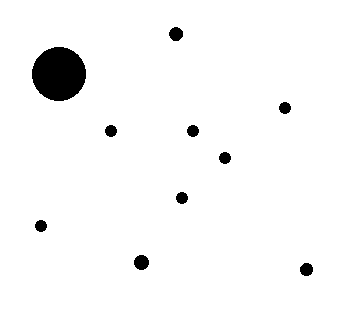
//> input picture 维诺图算法/Project/1234.png, 344 x 317 px
$ ./源   (built with g++ and OpenCV 4)
//> lines starting //> are read from the running program, lines starting //| are printed output that depends on the picture; after the words box and inside, x2 and y2 are one past the last pixel; in counts of white or black regions, pixels touching at a corner belong together

#include <opencv2/opencv.hpp>
#include <iostream>

using namespace std;
using namespace cv;

int wjy_array[] = { 0, 0, 1, 1, 0, 0, 1, 1, 1, 1, 0, 1, 1, 1, 0, 1,
1, 1, 0, 0, 1, 1, 1, 1, 0, 0, 0, 0, 0, 0, 0, 1,
0, 0, 1, 1, 0, 0, 1, 1, 1, 1, 0, 1, 1, 1, 0, 1,
1, 1, 0, 0, 1, 1, 1, 1, 0, 0, 0, 0, 0, 0, 0, 1,
1, 1, 0, 0, 1, 1, 0, 0, 0, 0, 0, 0, 0, 0, 0, 0,
0, 0, 0, 0, 0, 0, 0, 0, 0, 0, 0, 0, 0, 0, 0, 0,
1, 1, 0, 0, 1, 1, 0, 0, 1, 1, 0, 1, 1, 1, 0, 1,
0, 0, 0, 0, 0, 0, 0, 0, 0, 0, 0, 0, 0, 0, 0, 0,
0, 0, 1, 1, 0, 0, 1, 1, 1, 1, 0, 1, 1, 1, 0, 1,
1, 1, 0, 0, 1, 1, 1, 1, 0, 0, 0, 0, 0, 0, 0, 1,
0, 0, 1, 1, 0, 0, 1, 1, 1, 1, 0, 1, 1, 1, 0, 1,
1, 1, 0, 0, 1, 1, 1, 1, 0, 0, 0, 0, 0, 0, 0, 0,
1, 1, 0, 0, 1, 1, 0, 0, 0, 0, 0, 0, 0, 0, 0, 0,
1, 1, 0, 0, 1, 1, 1, 1, 0, 0, 0, 0, 0, 0, 0, 0,
1, 1, 0, 0, 1, 1, 0, 0, 1, 1, 0, 1, 1, 1, 0, 0,
1, 1, 0, 0, 1, 1, 1, 0, 1, 1, 0, 0, 1, 0, 0, 0 };
//---本程序用的是这个表格
uchar lut[] = { 200, 206, 220, 204, 0, 207, 0, 204, 0, 207, 221, 51, 1, 207, 221, 51,
0, 0, 221, 204, 0, 0, 0, 204, 1, 207, 221, 51, 1, 207, 221, 51 };


/*
图像边界为4
目标边界为1(测试使用255)		--->> 意思是作为检测的边界，这个边界是不断变化的
背景为2
目标为0
确定目标边界3					--->> 意思是边界1经过涨水、查表确定的最终边界
*/
void FindRidge(InputArray& _src, Mat& mask, vector<Point> Edge_Point, uchar thred = 5);
vector<Point> FindEdge(Mat& src, Mat& mask);//直接用掩膜去制作
											//vector<Point> FindEdge(InputArray& _src, Mat& mask);//利用原图去制作，此方法不能修补图像
int FillBlock(InputArray& _src, vector<Point>& Edge_Point, Mat& mask, int level, Point center);
void FloorEdge(InputArray& _src, vector<Point>& Edge_Point, Mat& mask, int level);
bool CheckData(Mat& mask, Point center);
int main(int argc, char**argv)
{
	Mat inputImage = imread("1234.png", 0);
//> inputImage: 317 rows x 344 cols, CV_8UC1; 96.9% white; 10 black regions, largest, box (x1, y1, x2, y2) and area: (32, 47, 86, 101) 2280, (134, 255, 149, 270) 177, (169, 27, 183, 41) 152
	//---为写入参数做准备
	threshold(inputImage, inputImage, 0, 255, THRESH_BINARY | THRESH_OTSU);
	//---调用函数
	vector<Point> Edge_Point;
	Mat mask;
	FindRidge(inputImage, mask, Edge_Point);
	for (size_t i = 0; i < mask.rows - 1; i++)
	{
		uchar* msk = mask.ptr(i);
		uchar* img = inputImage.ptr(i);
		for (size_t j = 0; j < mask.cols - 1; j++)
		{
			if (msk[j] == 128) img[j] = 0;
		}
	}
	return 0;
}
//----寻找山脊线函数
//----@_src	：	二值图
//----@_mask:	无要求，改进之后直接在内部进行操作
//----@thred:	距离变换之后的阈值，找山脊线-->>(0-10),修补图像(大于10)
void FindRidge(InputArray& _src, Mat& mask, vector<Point> Edge_Point, uchar thred)
{
//> called with thred = 5
	Mat src = _src.getMat();// , mask = _mask.getMat();

							//---制作掩膜，边界为4，背景为2，目标为0
	mask = src.clone();
	bitwise_not(mask, mask);
	distanceTransform(mask, mask, DIST_L2, DIST_MASK_3, 5);
//> mask: 317 rows x 344 cols, CV_32FC1
	normalize(mask, mask, 0, 255, NORM_MINMAX);
//> mask: 317 rows x 344 cols, CV_32FC1; min 0, max 255, mean 2.1
	mask.convertTo(mask, CV_8UC1);
//> mask: 317 rows x 344 cols, CV_8UC1
	threshold(mask, mask, thred, 255, THRESH_BINARY_INV);
	Mat temp = mask.clone();

	//---接着上面还没制作完成的mask继续制作
	bitwise_not(mask, mask);
	mask = mask - 253;//背景初始化为2
//> mask: 317 rows x 344 cols, CV_8UC1; values 0 (black) and 2 (white), 3.1% white; 10 white regions
	Mat rows = Mat::ones(Size(src.cols, 1), CV_8UC1), cols = Mat::zeros(Size(1, src.rows), CV_8UC1);
//> rows = 344 values from 1 to 1; cols = 317 values from 0 to 0
	rows.setTo(4); cols.setTo(4);//边界初始化为4
//> after `rows.setTo(4)`: rows = 344 values from 4 to 4
//> after `cols.setTo(4)`: cols = 317 values from 4 to 4
	Mat src_rows_beg = mask.row(0), src_cols_beg = mask.col(0);
//> src_rows_beg = 344 values from 0 to 0; src_cols_beg = 317 values from 0 to 0
	Mat src_rows_end = mask.row(src.rows - 1), src_cols_end = mask.col(src.cols - 1);
//> src_rows_end = 344 values from 0 to 0; src_cols_end = 317 values from 0 to 0
	rows.copyTo(src_rows_beg); rows.copyTo(src_rows_end);
//> after `rows.copyTo(src_rows_beg)`: mask: 317 rows x 344 cols, CV_8UC1; min 0, max 4, mean 0.0753
//> after `rows.copyTo(src_rows_beg)`: src_rows_beg = 344 values from 4 to 4
//> after `rows.copyTo(src_rows_end)`: mask: 317 rows x 344 cols, CV_8UC1; min 0, max 4, mean 0.0879
//> after `rows.copyTo(src_rows_end)`: src_rows_end = 344 values from 4 to 4
	cols.copyTo(src_cols_beg); cols.copyTo(src_cols_end);
//> after `cols.copyTo(src_cols_beg)`: mask: 317 rows x 344 cols, CV_8UC1; min 0, max 4, mean 0.0994
//> after `cols.copyTo(src_cols_beg)`: src_cols_beg = 317 values from 4 to 4
//> after `cols.copyTo(src_cols_end)`:
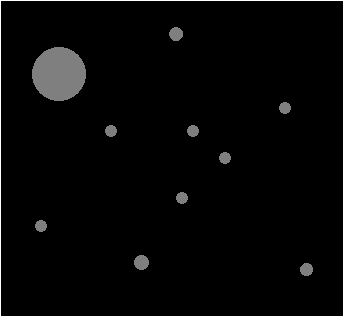
//> mask: 317 rows x 344 cols, CV_8UC1; min 0, max 4, mean 0.111; drawn with min black and max white
//> after `cols.copyTo(src_cols_end)`: src_cols_end = 317 values from 4 to 4

	//---查找目标边界，并且掩膜边界初始化为1
	Edge_Point = FindEdge(temp, mask);
//> in FindEdge, `findContours(src, contours, hierarchy, RETR_TREE, CHAIN_APPROX_NONE, P..`: contours = 10 contours; largest, box (x1, y1, x2, y2) and area: (31, 46, 85, 100) 2204, (133, 254, 148, 269) 156, (168, 26, 182, 40) 133, (299, 262, 312, 275) 116, (34, 219, 46, 231) 95
//> the loop in FindEdge, `for (size_t i = 0; i < contours.size(); i++)` made 10 passes
//> after the loop in FindEdge, `for (size_t i = 0; i < contours.size(); i++)`:
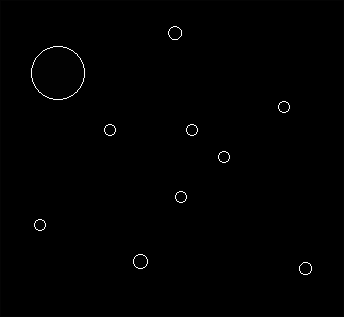
//> mask: 317 rows x 344 cols, CV_8UC1; 0.42% of pixels changed, all inside (x1, y1, x2, y2) = (31, 26, 312, 275)
//> after the loop in FindEdge, `for (size_t i = 0; i < contours.size(); i++)`: wjy_Point = 454 Points (x, y), first 12: [303, 262], [302, 263], [301, 264], [300, 265], [299, 266], [299, 267], [299, 268], [299, 269], [299, 270], [300, 271], [300, 272], [301, 273]
//> Edge_Point has the same summary as wjy_Point in FindEdge
	//---findcontours查找会有漏的,这里修补mask
	bool TF = true;
	while (TF)
	{
		TF = false;
		for (size_t i = 0; i < mask.rows - 1; i++)
		{
			uchar* msk_up = mask.ptr(i - 1);
			uchar* msk = mask.ptr(i);
			uchar* msk_dw = mask.ptr(i + 1);
			for (size_t j = 0; j < mask.cols - 1; j++)
			{
				uchar _temp_data = msk[j];
				msk[j] = msk[j] == 0 && (msk_up[j] == 255 || msk_up[j] == 2)
					&& (msk_dw[j] == 255 || msk_dw[j] == 2)
					&& (msk[j - 1] == 255 || msk[j - 1] == 2)
					&& (msk[j + 1] == 255 || msk[j + 1] == 2) ? 2 : msk[j];
				msk[j] = msk[j] == 2 && (msk_up[j] == 0 || msk_dw[j] == 0 || msk[j - 1] == 0 || msk[j + 1] == 0) ? 0 : msk[j];
				TF = _temp_data != msk[j] ? true : TF;//判断是否还有错误的边界
			}
		}
	}
//> this loop made 3 passes
//> mask: 317 rows x 344 cols, CV_8UC1; 0.26% of pixels changed, all inside (x1, y1, x2, y2) = (32, 27, 313, 276)
//> after the loop, TF = false

	//---距离变换之后归一化到0-255的uchar格式
	distanceTransform(src, src, DIST_L2, DIST_MASK_3, 5);
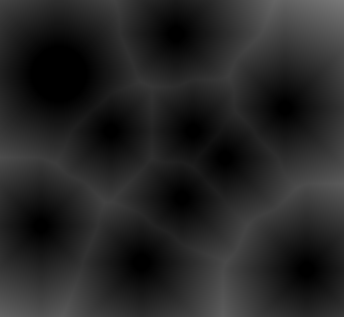
//> src: 317 rows x 344 cols, CV_32FC1; min 0, max 121, mean 36.8
	normalize(src, src, 0, 255, NORM_MINMAX);
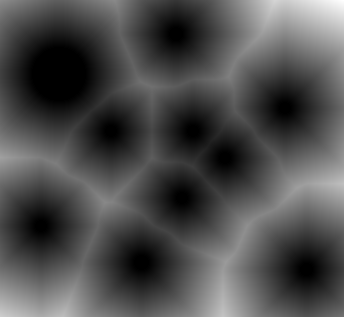
//> src: 317 rows x 344 cols, CV_32FC1; min 0, max 255, mean 77.5; drawn with min black and max white
	src.convertTo(src, CV_8UC1);
//> src: 317 rows x 344 cols, CV_8UC1

	//直方图计算，加速后面涨水的速度
	const int histSize = 255;
	float range[] = { 0, 255 };
	const float* histRange = { range };
	Mat hist;
	calcHist(&src, 1, 0, Mat(), hist, 1, &histSize, &histRange, true, false);
//> hist = 255 values, max 3416 at index 0, min 0 at index 1, mean 427.6

	//涨水0-255
	hist = hist.reshape(1, 1);//列转换成行
	normalize(hist, hist, 0, 1000, NORM_MINMAX);
//> hist = 255 values, max 1000 at index 0, min 0 at index 1, mean 125.2
	hist.convertTo(hist, CV_32FC1);
	//float* ptr = hist.ptr(0);
	for (size_t level = 0; level <= 255; level++)
	{
		if (!hist.at<float>(0, level)) continue;//直方图加速，如果为0说明没有这个像素就不用循环了// cout << "i = " << i << " " << int(ptr[i]) << endl;
		FloorEdge(src, Edge_Point, mask, level);
	}
//> this loop made 256 passes
//> pass 3, in FindRidge, `FloorEdge(src, Edge_Point, mask, level);`:
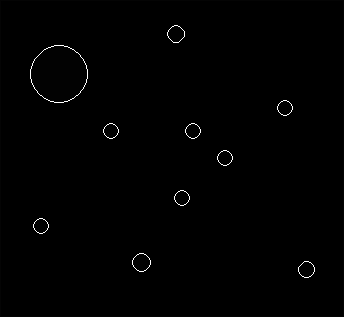
//> mask: 317 rows x 344 cols, CV_8UC1; min 0, max 255, mean 1.4
//> after the loop:
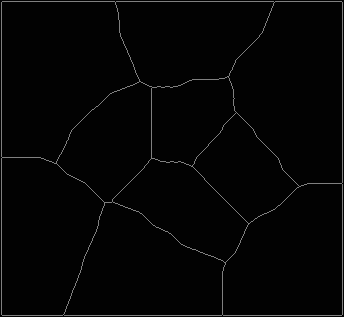
//> mask: 317 rows x 344 cols, CV_8UC1; min 2, max 128, mean 4.9
//> after the loop in main, `for (size_t i = 0; i < mask.rows - 1; i++)`:
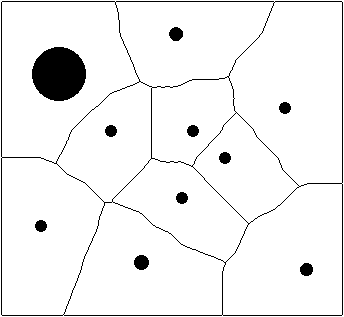
//> inputImage: 317 rows x 344 cols, CV_8UC1; 94.5% white; 11 black regions, largest, box (x1, y1, x2, y2) and area: (1, 1, 343, 316) 2535, (32, 47, 86, 101) 2280, (134, 255, 149, 270) 177
}

// [30 lines of commented-out code are left out]
vector<Point> FindEdge(Mat& src, Mat& mask)
{
	//Mat src = mask.clone();
	//---先腐蚀，然后再去找边界，边界是前景边界，如果不腐蚀那就是背景边界
	Mat kernel = getStructuringElement(MORPH_RECT, Size(3, 3));
	//morphologyEx(src, src, MORPH_ERODE, kernel);
	vector<Point> wjy_Point;//存储边界所有的像素点
	vector<vector<Point>> contours;
	vector<Vec4i> hierarchy;
	bitwise_not(src, src);
	findContours(src, contours, hierarchy, RETR_TREE, CHAIN_APPROX_NONE, Point(-1, -1));
	for (size_t i = 0; i < contours.size(); i++)
	{
		for (size_t j = 0; j < contours[i].size(); j++)
		{
			wjy_Point.push_back(contours[i][j]);//存储
			mask.at<uchar>(contours[i][j]) = 255;//掩膜边界赋值
		}
	}
	return wjy_Point;
}

//----涨水判断边界函数
//----@_src			：距离图
//----@Edge_Point	: 边界点
//----@_mask		: 掩膜图
//----@level		: 水位值
void FloorEdge(InputArray& _src, vector<Point>& Edge_Point, Mat& mask, int level)
{
	Mat src = _src.getMat();
	for (int i = 0; i < Edge_Point.size(); i++)
	{
		//---上下左右四个位置
		vector<Point> temp_vector;
		temp_vector.push_back(Point(Edge_Point[i].x, Edge_Point[i].y - 1));
		temp_vector.push_back(Point(Edge_Point[i].x, Edge_Point[i].y + 1));
		temp_vector.push_back(Point(Edge_Point[i].x - 1, Edge_Point[i].y));
		temp_vector.push_back(Point(Edge_Point[i].x + 1, Edge_Point[i].y));
		uchar* msk = mask.ptr(Edge_Point[i].y);
		uchar* img = src.ptr(Edge_Point[i].y);
		if (img[Edge_Point[i].x] > level)	continue;//安全水位不做判断
		bool Flag = true;//判断是否有凹池
		uchar count_num = 0;//这个用来解决靠的很近的线段，但是效果不好，可以不要这个条件
		for (size_t j = 0; j < temp_vector.size(); j++)//这里是当前像素低于或等于水位
		{
			uchar* pre_data = mask.ptr(temp_vector[j].y);
			if (pre_data[temp_vector[j].x] == 2 || pre_data[temp_vector[j].x] == 4)//背景或者边界
			{
				pre_data[temp_vector[j].x] = 2;
				continue;
			}
			else if (pre_data[temp_vector[j].x] == 128 || pre_data[temp_vector[j].x] == 255)
			{
				continue;//确定边界
				count_num++;
			}
			else
			{
				if (src.at<uchar>(temp_vector[j]) >= level)//旁边像素大于水位
				{
					count_num++;
					pre_data[temp_vector[j].x] = 255;//mask边界跟进
					Edge_Point.push_back(temp_vector[j]);
					//Edge_Point.insert(Edge_Point.begin()+i+1,temp_vector[j]);//删除当前数据
				}
				else//小于水位就是有凹池
				{
					int temp = FillBlock(src, Edge_Point, mask, level, Edge_Point[i]);//凹池一次性填充
					Flag = false;
				}
			}
		}
		if (false)//没有出现凹池、因为有凹池的话，当前位置赋值为背景2，不存在查表直接去除了
		{
			msk[Edge_Point[i].x] = 128;//开口防水之后的点肯定为边界点，在这里把封口堵住并且确定为128
			Edge_Point.erase(Edge_Point.begin() + i);//删除当前数据
			i--;//光标不移动，直接处理下一个
			continue;
		}
		else if (count_num == 4)
		{
			Edge_Point.push_back(Edge_Point[i]);
			Edge_Point.erase(Edge_Point.begin() + i);//删除当前数据
			i--;//光标不移动，直接处理下一个
			continue;
		}
		else if (msk[Edge_Point[i].x] == 255)//没有凹池且当前值为未确定边界、因为确定边界3不需要判断
		{
			msk[Edge_Point[i].x] = CheckData(mask, Edge_Point[i]) == true ? 128 : 2;//查表
			Edge_Point.erase(Edge_Point.begin() + i);//删除当前数据
			i--;//光标不移动，直接处理下一个
		}
	}
}

//---填充凹池
//---@src		：input distance image/float/one signal
//---@mask		：mask image/ucahr/one signal
//---@center	：nowdays operator centers/ucahr
int FillBlock(InputArray& _src, vector<Point>& Edge_Point, Mat& mask, int level, Point center)
{
	Mat src = _src.getMat();
	mask.at<uchar>(center) = 2;//有凹槽，打开一个口子让水流进去
	vector<Point> fill_point;//存储被填充的点
	int count = 0, count_mount = 1;//count；当前操作像素点，count_mount：总计像素数量
	fill_point.push_back(center);
	while (count < count_mount)
	{
		vector<uchar*> img;
		vector<uchar*> msk;
		for (int i = -1; i < 2; i++)
		{
			img.push_back(src.ptr<uchar>(fill_point[count].y + i));
			msk.push_back(mask.ptr<uchar>(fill_point[count].y + i));
		}
		for (size_t i = 0; i < 3; i++)
		{
			for (int j = -1; j < 2; j++)
			{
				//---比水位低、且不为自身、且为未操作过的像素
				if (img[i][fill_point[count].x + j] < level && !(j == 0 && i == 1) && msk[i][fill_point[count].x + j] == 0)
				{
					fill_point.push_back(Point(fill_point[count].x + j, fill_point[count].y + i - 1));
					msk[i][fill_point[count].x + j] = 2;//填充为背景
				}
				else if (img[i][fill_point[count].x + j] >= level && msk[i][fill_point[count].x + j] == 0)
				{
					Edge_Point.push_back(Point(fill_point[count].x + j, fill_point[count].y + i - 1));
					msk[i][fill_point[count].x + j] = 255;//填充为边界
				}
			}
		}
		//msk[1][fill_point[count].x] = 2;//当前像素填充为1
		count_mount = fill_point.size() - 1;//循环的核心，
		fill_point.erase(fill_point.begin());//执行一个删除一个，不占用内存
	}
	return 0;
}

//---查表函数
//---返回true为保留值，false为删除值
bool CheckData(Mat& mask, Point center)
{
	uchar* msk_up = mask.ptr(center.y - 1);
	uchar* msk = mask.ptr(center.y);
	uchar* msk_dw = mask.ptr(center.y + 1);
	int num[8];
	//---把边界255、实际边界3、目标0都当做参考，这里有点绕人，仔细想一下就好了
	int sum = (num[0] = msk_up[center.x - 1] == 255 || msk_up[center.x - 1] == 128 || msk_up[center.x - 1] == 0 ? 1 : 0)
		+ (num[1] = msk_up[center.x] == 255 || msk_up[center.x] == 128 || msk_up[center.x] == 0 ? 1 : 0) * 2
		+ (num[2] = msk_up[center.x + 1] == 255 || msk_up[center.x + 1] == 128 || msk_up[center.x + 1] == 0 ? 1 : 0) * 4
		+ (num[3] = msk[center.x - 1] == 255 || msk[center.x - 1] == 128 || msk[center.x - 1] == 0 ? 1 : 0) * 8
		+ (num[4] = msk[center.x + 1] == 255 || msk[center.x + 1] == 128 || msk[center.x + 1] == 0 ? 1 : 0) * 16
		+ (num[5] = msk_dw[center.x - 1] == 255 || msk_dw[center.x - 1] == 128 || msk_dw[center.x - 1] == 0 ? 1 : 0) * 32
		+ (num[6] = msk_dw[center.x] == 255 || msk_dw[center.x] == 128 || msk_dw[center.x] == 0 ? 1 : 0) * 64
		+ (num[7] = msk_dw[center.x + 1] == 255 || msk_dw[center.x + 1] == 128 || msk_dw[center.x + 1] == 0 ? 1 : 0) * 128;
	return ((lut[uchar(sum / 8)] >> sum % 8) & 1) != 1 ? true : false;
}
